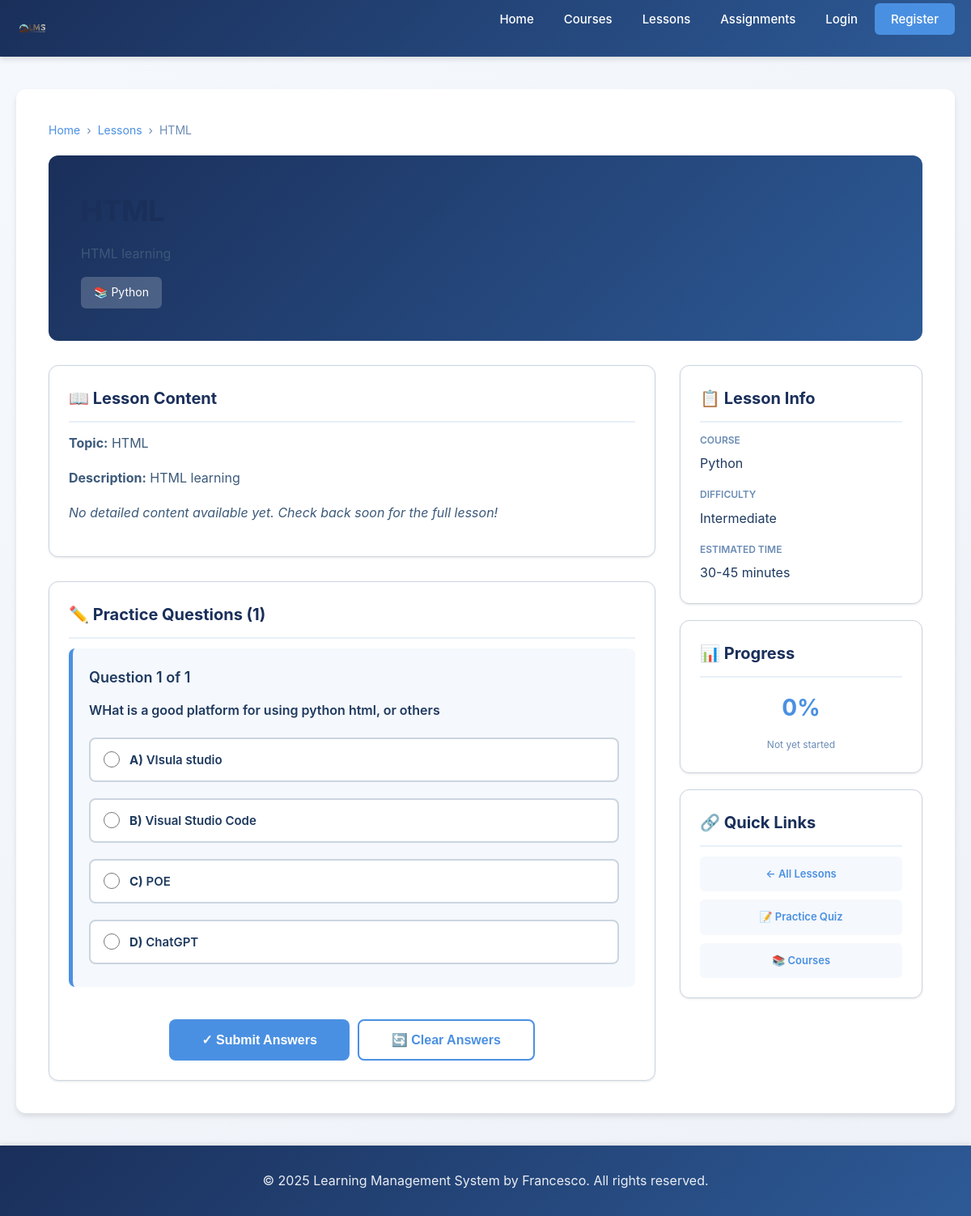
The app's page /lesson/4 with its own data.
### tables this page shows
CREATE TABLE topics (
            -- Unique identifier for each topic
            id INTEGER PRIMARY KEY AUTOINCREMENT,
            -- ID of the course this topic belongs to
            course_id INTEGER NOT NULL,
            -- Topic title (must be unique)
            title TEXT UNIQUE,
            -- Optional subtitle or description
            subtitle TEXT,
            -- Timestamp when topic was created
            created_at TIMESTAMP DEFAULT CURRENT_TIMESTAMP, content TEXT,
            -- Foreign key linking to courses table
            FOREIGN KEY (course_id) REFERENCES courses(id)
        );

CREATE TABLE courses (
            -- Unique identifier for each course
            id INTEGER PRIMARY KEY AUTOINCREMENT,
            -- Unique course ID number
            course_id INTEGER,
            -- Course title (must be unique)
            title TEXT NOT NULL UNIQUE,
            -- Description of what the course covers
            description TEXT,
            -- ID of the teacher who created this course
            teacher_id INTEGER,
            -- Timestamp when course was created
            created_at TIMESTAMP DEFAULT CURRENT_TIMESTAMP, course_type TEXT DEFAULT 'Self-Paced', duration TEXT DEFAULT 'Flexible', level TEXT DEFAULT 'Beginner',
            -- Foreign key linking to the teacher user
            FOREIGN KEY (teacher_id) REFERENCES users(id)
        );

CREATE TABLE msqs (
            -- Unique identifier for each question
            id INTEGER PRIMARY KEY AUTOINCREMENT,
            -- ID of the topic this question belongs to
            topic_id INTEGER NOT NULL,
            -- The question text
            question TEXT NOT NULL,
            -- Option A text
            option_a TEXT NOT NULL,
            -- Option B text
            option_b TEXT NOT NULL,
            -- Option C text
            option_c TEXT NOT NULL,
            -- Option D text
            option_d TEXT NOT NULL,
            -- Correct answer: 'a', 'b', 'c', or 'd'
            correct_answer TEXT NOT NULL,
            -- Timestamp when question was created
            created_at TIMESTAMP DEFAULT CURRENT_TIMESTAMP,
            -- Foreign key linking to topics table
            FOREIGN KEY (topic_id) REFERENCES topics(id)
        );

### app.py (the view)
@app.route("/lesson/<int:lesson_id>")
def view_lesson(lesson_id):
    try:
        conn = get_db_connection()
        cursor = conn.cursor()
        cursor.execute("""
            SELECT t.id, t.title, t.subtitle, t.content, c.id as course_id, c.title as course_title
            FROM topics t
            LEFT JOIN courses c ON t.course_id = c.id
            WHERE t.id = ?
        """, (lesson_id,))
        lesson = cursor.fetchone()
        if not lesson:
            conn.close()
            return render_template('error.html', error='Lesson not found!')
        cursor.execute("""
            SELECT id, question, option_a, option_b, option_c, option_d, correct_answer
            FROM msqs
            WHERE topic_id = ?
            ORDER BY id ASC
        """, (lesson_id,))
        questions = cursor.fetchall()
        conn.close()
        return render_template('lesson_detail.html',
                             lesson=lesson,
                             questions=questions)
    except Exception as e:
        return render_template('error.html', error='Error loading lesson!')

### app.py (called while the page is built)
def get_db_connection(db_name="lms.db"):
    conn = sqlite3.connect(db_name)
    conn.row_factory = sqlite3.Row
    return conn

### templates/lesson_detail.html (shortened to what this page needs)
{% extends 'base.html' %}
{% block content %}
    <div style="display: flex; align-items: center; gap: 8px; margin-bottom: 20px; color: var(--light-text); font-size: 14px;">
        <a href="{{ url_for('home') }}" style="color: var(--accent-blue); text-decoration: none;">Home</a>
        <span>›</span>
        <a href="{{ url_for('lessons') }}" style="color: var(--accent-blue); text-decoration: none;">Lessons</a>
        <span>›</span>
        <span>{{ lesson.title }}</span>
    </div>
    <div style="background: linear-gradient(135deg, var(--primary-navy), var(--primary-blue)); color: white; padding: 40px; border-radius: 12px; margin-bottom: 30px;">
        <h1 style="margin: 0 0 10px 0; font-size: 36px;">{{ lesson.title }}</h1>
        {% if lesson.subtitle %}
            <p style="margin: 0 0 15px 0; font-size: 16px; opacity: 0.95;">{{ lesson.subtitle }}</p>
        {% endif %}
        {% if lesson.course_title %}
            <div style="display: inline-block; background: rgba(255,255,255,0.2); padding: 8px 16px; border-radius: 6px; font-size: 14px;">
                📚 {{ lesson.course_title }}
            </div>
        {% endif %}
    </div>
    <div style="display: grid; grid-template-columns: 1fr 300px; gap: 30px;">
        <div>
            <div class="card" style="margin-bottom: 30px;">
                <div class="card-header">📖 Lesson Content</div>
                <div class="card-body">
                    <div style="color: var(--dark-text); line-height: 1.8; font-size: 15px;">
                        {% if lesson.content %}
                            {{ lesson.content | replace('\n', '<br>') | safe }}
                        {% else %}
                            <p><strong>Topic:</strong> {{ lesson.title }}</p>
                            {% if lesson.subtitle %}
                                <p><strong>Description:</strong> {{ lesson.subtitle }}</p>
                            {% endif %}
                            <p style="color: var(--medium-text); font-style: italic;">No detailed content available yet. Check back soon for the full lesson!</p>
                        {% endif %}
                    </div>
                </div>
            </div>
            {% if questions %}
                <div class="card">
                    <div class="card-header">✏️ Practice Questions ({{ questions | length }})</div>
                    <div class="card-body">
                        <form method="POST" action="{{ url_for('submit_assignment') }}" id="lessonQuizForm">
                            <div style="display: grid; gap: 30px;">
                                {% for question in questions %}
                                    <div style="border-left: 5px solid var(--accent-blue); padding: 20px; background: var(--bg-light); border-radius: 8px;">
                                        <h4 style="margin-top: 0; color: var(--dark-text);">Question {{ loop.index }} of {{ questions | length }}</h4>
                                        <p style="font-size: 16px; font-weight: 600; color: var(--dark-text); margin-bottom: 20px;">
                                            {{ question.question }}
                                        </p>
                                        <div style="display: grid; gap: 12px;">
                                            <label style="display: flex; align-items: center; padding: 12px 16px; border: 2px solid var(--border-color); border-radius: 8px; cursor: pointer; transition: all 0.3s ease; background: white;">
                                                <input type="radio" name="question_{{ question.id }}" value="A" style="width: 20px; height: 20px; margin-right: 12px; cursor: pointer;">
                                                <span><strong>A)</strong> {{ question.option_a }}</span>
                                            </label>
                                            <label style="display: flex; align-items: center; padding: 12px 16px; border: 2px solid var(--border-color); border-radius: 8px; cursor: pointer; transition: all 0.3s ease; background: white;">
                                                <input type="radio" name="question_{{ question.id }}" value="B" style="width: 20px; height: 20px; margin-right: 12px; cursor: pointer;">
                                                <span><strong>B)</strong> {{ question.option_b }}</span>
                                            </label>
                                            <label style="display: flex; align-items: center; padding: 12px 16px; border: 2px solid var(--border-color); border-radius: 8px; cursor: pointer; transition: all 0.3s ease; background: white;">
                                                <input type="radio" name="question_{{ question.id }}" value="C" style="width: 20px; height: 20px; margin-right: 12px; cursor: pointer;">
                                                <span><strong>C)</strong> {{ question.option_c }}</span>
                                            </label>
                                            <label style="display: flex; align-items: center; padding: 12px 16px; border: 2px solid var(--border-color); border-radius: 8px; cursor: pointer; transition: all 0.3s ease; background: white;">
                                                <input type="radio" name="question_{{ question.id }}" value="D" style="width: 20px; height: 20px; margin-right: 12px; cursor: pointer;">
                                                <span><strong>D)</strong> {{ question.option_d }}</span>
                                            </label>
                                        </div>
                                    </div>
                                {% endfor %}
                            </div>
                            <div style="display: flex; gap: 10px; margin-top: 40px; justify-content: center;">
                                <button type="submit" class="btn btn-primary" style="padding: 14px 40px; font-size: 16px;">
                                    ✓ Submit Answers
                                </button>
                                <button type="reset" class="btn btn-outline" style="padding: 14px 40px; font-size: 16px;">
                                    🔄 Clear Answers
                                </button>
                            </div>
                        </form>
                    </div>
                </div>
            {% else %}
                <div style="background: #f0f8ff; border: 2px solid var(--accent-blue); padding: 30px; border-radius: 8px; text-align: center;">
                    <p style="color: var(--medium-text); margin: 0;">
                        No practice questions available yet. Check back soon!
                    </p>
                </div>
            {% endif %}
        </div>
        <div>
            <div class="card" style="margin-bottom: 20px;">
                <div class="card-header">📋 Lesson Info</div>
                <div class="card-body">
                    <div style="display: grid; gap: 15px;">
                        <div>
                            <p style="color: var(--light-text); font-size: 12px; margin: 0 0 5px 0; font-weight: 600;">COURSE</p>
                            <p style="color: var(--dark-text); margin: 0;">{{ lesson.course_title or 'General' }}</p>
                        </div>
                        <div>
                            <p style="color: var(--light-text); font-size: 12px; margin: 0 0 5px 0; font-weight: 600;">DIFFICULTY</p>
                            <p style="color: var(--dark-text); margin: 0;">Intermediate</p>
                        </div>
                        <div>
                            <p style="color: var(--light-text); font-size: 12px; margin: 0 0 5px 0; font-weight: 600;">ESTIMATED TIME</p>
                            <p style="color: var(--dark-text); margin: 0;">30-45 minutes</p>
                        </div>
                    </div>
                </div>
            </div>
            <div class="card" style="margin-bottom: 20px;">
                <div class="card-header">📊 Progress</div>
                <div class="card-body" style="text-align: center;">
                    <div style="font-size: 28px; color: var(--accent-blue); font-weight: bold; margin-bottom: 10px;">0%</div>
                    <p style="color: var(--light-text); font-size: 12px; margin: 0;">Not yet started</p>
                </div>
            </div>
            <div class="card">
                <div class="card-header">🔗 Quick Links</div>
                <div class="card-body">
                    <div style="display: grid; gap: 10px;">
                        <a href="{{ url_for('lessons') }}" style="display: block; padding: 10px; background: var(--bg-light); border-radius: 6px; text-align: center; color: var(--accent-blue); text-decoration: none; font-size: 13px; font-weight: 600; transition: all 0.3s ease;" onmouseover="this.style.background='var(--accent-blue)'; this.style.color='white';" onmouseout="this.style.background='var(--bg-light)'; this.style.color='var(--accent-blue)';">
                            ← All Lessons
                        </a>
                        <a href="{{ url_for('assignments') }}" style="display: block; padding: 10px; background: var(--bg-light); border-radius: 6px; text-align: center; color: var(--accent-blue); text-decoration: none; font-size: 13px; font-weight: 600; transition: all 0.3s ease;" onmouseover="this.style.background='var(--accent-blue)'; this.style.color='white';" onmouseout="this.style.background='var(--bg-light)'; this.style.color='var(--accent-blue)';">
                            📝 Practice Quiz
                        </a>
                        <a href="{{ url_for('course') }}" style="display: block; padding: 10px; background: var(--bg-light); border-radius: 6px; text-align: center; color: var(--accent-blue); text-decoration: none; font-size: 13px; font-weight: 600; transition: all 0.3s ease;" onmouseover="this.style.background='var(--accent-blue)'; this.style.color='white';" onmouseout="this.style.background='var(--bg-light)'; this.style.color='var(--accent-blue)';">
                            📚 Courses
                        </a>
                    </div>
                </div>
            </div>
        </div>
    </div>
{% endblock %}

### static/style.css (style rules this page uses)
:root { --primary-navy: #1a2f5a; --primary-blue: #2d5a96; --accent-blue: #4a90e2; --light-blue: #e8f0f8; --dark-text: #1f3a5f; --medium-text: #3d5a7a; --light-text: #6b8bb5; --white: #ffffff; --bg-light: #f5f8fc; --bg-lighter: #eef2f8; --border-color: #cbd5e0; --shadow-sm: 0 1px 3px rgba(0, 0, 0, 0.1); --shadow-md: 0 4px 6px rgba(0, 0, 0, 0.1); --shadow-lg: 0 10px 20px rgba(0, 0, 0, 0.15); --transition: all 0.3s ease; }
* { margin: 0; padding: 0; box-sizing: border-box; }
html, body { height: 100%; }
body { font-family: -apple-system, BlinkMacSystemFont, 'Segoe UI', 'Roboto', 'Oxygen', 'Ubuntu', 'Cantarell', 'Fira Sans', 'Droid Sans', 'Helvetica Neue', sans-serif; background: linear-gradient(135deg, #f5f8fc 0%, #eef2f8 100%); color: var(--dark-text); font-size: 16px; line-height: 1.6; min-height: 100vh; display: flex; flex-direction: column; }
body { display: flex; flex-direction: column; }
h1 { color: var(--primary-navy); font-size: 36px; font-weight: 700; margin-bottom: 20px; letter-spacing: -0.5px; }
h4 { color: var(--dark-text); font-size: 18px; font-weight: 600; margin-bottom: 10px; }
p { color: var(--medium-text); font-size: 16px; margin-bottom: 16px; line-height: 1.7; }
a { color: var(--accent-blue); text-decoration: none; transition: var(--transition); }
.btn { display: inline-block; padding: 12px 24px; border: none; border-radius: 8px; font-size: 16px; font-weight: 600; cursor: pointer; transition: var(--transition); text-decoration: none; text-align: center; }
.btn-primary { background-color: var(--accent-blue); color: var(--white); }
.btn-outline { background-color: transparent; color: var(--accent-blue); border: 2px solid var(--accent-blue); }
label { display: block; margin-bottom: 8px; color: var(--dark-text); font-weight: 600; font-size: 15px; }
.card { background: var(--white); border-radius: 12px; padding: 24px; border: 1px solid var(--border-color); box-shadow: var(--shadow-sm); transition: var(--transition); }
.card-header { color: var(--primary-navy); font-size: 20px; font-weight: 700; margin-bottom: 12px; border-bottom: 2px solid var(--light-blue); padding-bottom: 12px; }
.card-body { color: var(--medium-text); line-height: 1.8; }

### records on screen
topics: title "HTML", subtitle "HTML learning"
courses: course_title "Python", title "Python"
msqs: questions "1", question "WHat is a good platform for using python html, or others", option_a "VIsula studio", option_b "Visual Studio Code", option_c "POE", option_d "ChatGPT"

### other values on screen
{{ questions | length }} "1"
